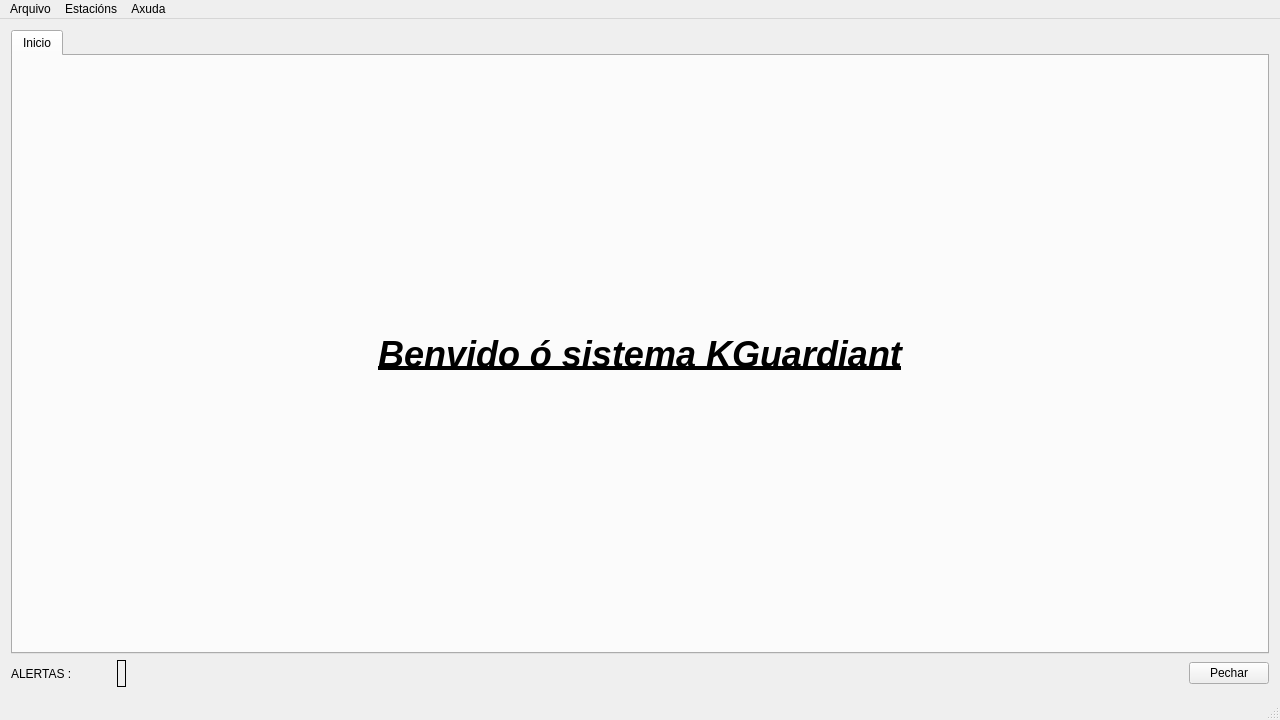
<?xml version="1.0" encoding="UTF-8"?>
<ui version="4.0">
 <class>KGuardiantClient</class>
 <widget class="QMainWindow" name="KGuardiantClient">
  <property name="geometry">
   <rect>
    <x>0</x>
    <y>0</y>
    <width>1280</width>
    <height>720</height>
   </rect>
  </property>
  <property name="windowTitle">
   <string>KGuardiantClient</string>
  </property>
  <widget class="QWidget" name="centralWidget">
   <layout class="QGridLayout" name="gridLayout">
    <item row="0" column="0">
     <layout class="QVBoxLayout" name="verticalLayout">
      <item>
       <widget class="QTabWidget" name="tabWidget">
        <widget class="QWidget" name="TabInicio">
         <attribute name="title">
          <string>Inicio</string>
         </attribute>
         <layout class="QGridLayout" name="gridLayout_2">
          <item row="0" column="0">
           <widget class="QLabel" name="lblInicio">
            <property name="font">
             <font>
              <pointsize>27</pointsize>
              <weight>75</weight>
              <italic>true</italic>
              <bold>true</bold>
              <underline>true</underline>
              <strikeout>false</strikeout>
             </font>
            </property>
            <property name="text">
             <string>Benvido ó sistema KGuardiant</string>
            </property>
            <property name="alignment">
             <set>Qt::AlignCenter</set>
            </property>
           </widget>
          </item>
         </layout>
        </widget>
       </widget>
      </item>
      <item>
       <layout class="QHBoxLayout" name="horizontalLayout">
        <item>
         <widget class="QLabel" name="label">
          <property name="minimumSize">
           <size>
            <width>100</width>
            <height>27</height>
           </size>
          </property>
          <property name="maximumSize">
           <size>
            <width>100</width>
            <height>27</height>
           </size>
          </property>
          <property name="text">
           <string>ALERTAS :</string>
          </property>
         </widget>
        </item>
        <item>
         <widget class="QLabel" name="lblAlertas">
          <property name="autoFillBackground">
           <bool>true</bool>
          </property>
          <property name="styleSheet">
           <string notr="true"/>
          </property>
          <property name="frameShape">
           <enum>QFrame::Panel</enum>
          </property>
          <property name="text">
           <string/>
          </property>
         </widget>
        </item>
        <item>
         <spacer name="horizontalSpacer">
          <property name="orientation">
           <enum>Qt::Horizontal</enum>
          </property>
          <property name="sizeHint" stdset="0">
           <size>
            <width>40</width>
            <height>20</height>
           </size>
          </property>
         </spacer>
        </item>
        <item>
         <widget class="QPushButton" name="btnClose">
          <property name="text">
           <string>Pechar</string>
          </property>
         </widget>
        </item>
       </layout>
      </item>
     </layout>
    </item>
   </layout>
  </widget>
  <widget class="QMenuBar" name="menuBar">
   <property name="geometry">
    <rect>
     <x>0</x>
     <y>0</y>
     <width>1280</width>
     <height>25</height>
    </rect>
   </property>
   <widget class="QMenu" name="menuArquivo">
    <property name="title">
     <string>Arquivo</string>
    </property>
    <addaction name="actionSair"/>
   </widget>
   <widget class="QMenu" name="menuEstaci_ns">
    <property name="title">
     <string>Estacións</string>
    </property>
    <addaction name="actionConectar"/>
    <addaction name="actionDesconectar"/>
   </widget>
   <widget class="QMenu" name="menuAxuda">
    <property name="title">
     <string>Axuda</string>
    </property>
    <addaction name="actionAbout"/>
   </widget>
   <addaction name="menuArquivo"/>
   <addaction name="menuEstaci_ns"/>
   <addaction name="menuAxuda"/>
  </widget>
  <widget class="QStatusBar" name="statusBar"/>
  <action name="actionSair">
   <property name="text">
    <string>sair</string>
   </property>
  </action>
  <action name="actionConectar">
   <property name="text">
    <string>Conectar</string>
   </property>
  </action>
  <action name="actionDesconectar">
   <property name="text">
    <string>Desconectar</string>
   </property>
  </action>
  <action name="actionAbout">
   <property name="text">
    <string>Sobre KGuardiant</string>
   </property>
  </action>
 </widget>
 <layoutdefault spacing="6" margin="11"/>
 <resources/>
 <connections>
  <connection>
   <sender>btnClose</sender>
   <signal>clicked()</signal>
   <receiver>KGuardiantClient</receiver>
   <slot>close()</slot>
   <hints>
    <hint type="sourcelabel">
     <x>1210</x>
     <y>678</y>
    </hint>
    <hint type="destinationlabel">
     <x>840</x>
     <y>-6</y>
    </hint>
   </hints>
  </connection>
  <connection>
   <sender>actionSair</sender>
   <signal>triggered()</signal>
   <receiver>KGuardiantClient</receiver>
   <slot>close()</slot>
   <hints>
    <hint type="sourcelabel">
     <x>-1</x>
     <y>-1</y>
    </hint>
    <hint type="destinationlabel">
     <x>639</x>
     <y>359</y>
    </hint>
   </hints>
  </connection>
 </connections>
</ui>
